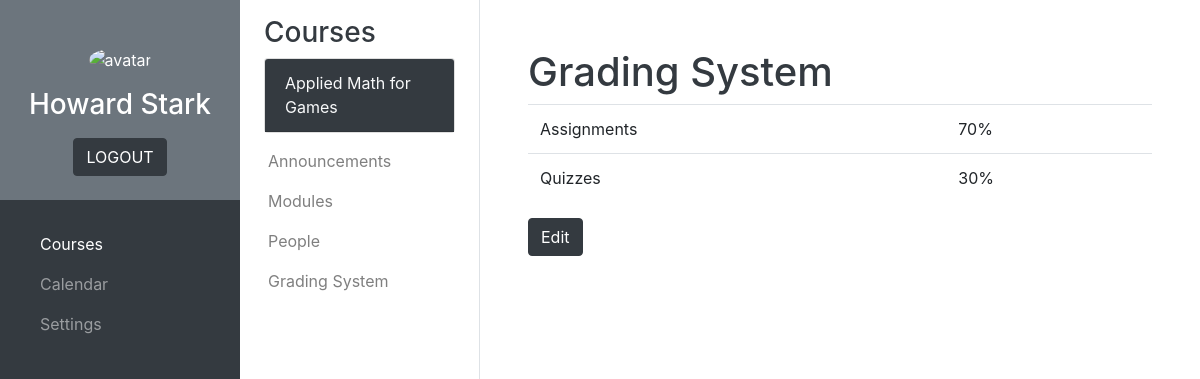
Page /courses/teacher/teacher_grading_system.php?course=3 (signed in) on the committed database.
### tables this page shows
CREATE TABLE `courses` (
  `Course_number` int(11) NOT NULL,
  `Course_name` varchar(50) NOT NULL
);

CREATE TABLE `grading_system_main` (
  `Course_number` int(11) NOT NULL,
  `Assignments_percentage` int(11) NOT NULL,
  `Quizzes_percentage` int(11) NOT NULL
);

### php_scripts/connect.php (called while the page is built, shortened)
<?php
    $servername = "localhost";
    $username = "root";
    $password = "";
    $db = "school_management_db";
    $conn = new mysqli($servername, $username, $password, $db);
    function sql($comm) {
        global $conn;
        $result = $conn->query($comm);
        return $result;
    }
?>

### courses/teacher/teacher_grading_system.php (the view, shortened to what this page needs)
<?php
    include('../../php_scripts/connect.php');
?>
<!DOCTYPE html>
<html lang="en">
    <head>
        <link rel="stylesheet" href="https://cdn.jsdelivr.net/npm/bootstrap@4.6.1/dist/css/bootstrap.min.css">
        <link rel="stylesheet" href="../../css/styles.css">
    </head>
    <body>
        <?php include('../courses_main_sidebar.php'); ?>
        <?php include('../courses_sub_sidebar_teacher.php'); ?>
        <main>
            <div id="grading-system" class="container-fluid p-5">
                <h1 class="text-dark">Grading System</h1>
                <div id="content">
                    <?php
                        $course_number = $_GET["course"];
                        if ($course_number != null) {
                            $course = sql("SELECT * FROM grading_system_main WHERE Course_number = $course_number");
                            if ($course->num_rows == 1) {
                                $row = $course->fetch_assoc();
                            }
                        }
                    ?>
                    <table class="table">
                        <tbody>
                            <tr>
                                <td>Assignments</td>
                                <td><?php if ($course_number != null) { echo $row["Assignments_percentage"]; } ?>%</td>
                            </tr>
                            <tr>
                                <td>Quizzes</td>
                                <td><?php if ($course_number != null) { echo $row["Quizzes_percentage"]; } ?>%</td>
                            </tr>
                        </tbody>
                    </table>
                    <button type="button" class="btn btn-dark" data-toggle="modal" data-target="#edit-grading-system-modal">Edit</button>
                </div>
            </div>
        </main>
    </body>
</html>

### courses/courses_sub_sidebar_teacher.php (shortened to what this page needs)
<?php
    if (!isset($_GET['course'])) {
        $courses_sb_selected_number = null;
        $courses_sb_selected_name = "No Course Selected";
    }
    else {
        $courses_sb_selected_number = $_GET['course'];
        $result = sql("SELECT Course_name FROM courses WHERE Course_number = $courses_sb_selected_number");
        if ($result->num_rows == 1) {
            $row = $result->fetch_assoc();
            $courses_sb_selected_name = $row["Course_name"];
        }
    }
?>
<div class="bg-white border-right sub-sidebar">
    <div class="container pt-3 px-4">
        <h3 class="text-dark">Courses</h3>
        <div class="card">
            <div class="card-header bg-dark">
                <a class="card-link text-light" data-toggle="collapse" href="#courseDropdownMenu"><?php echo $courses_sb_selected_name?></a>
            </div>
        </div>
    </div>
    <div class="px-1 pb-1">
        <nav class="navbar navbar-expand-lg navbar-light">
            <ul class="navbar-nav flex-column">
                <li class="nav-item"><a href="teacher_announcements.php?course=<?php echo $courses_sb_selected_number?>" class="nav-link<?php if ($courses_sb_selected_number == null) { echo " disabled"; }?>">Announcements</a></li>
                <li class="nav-item"><a href="teacher_modules.php?course=<?php echo $courses_sb_selected_number?>" class="nav-link<?php if ($courses_sb_selected_number == null) { echo " disabled"; }?>">Modules</a></li>
                <li class="nav-item"><a href="teacher_people.php?course=<?php echo $courses_sb_selected_number?>" class="nav-link<?php if ($courses_sb_selected_number == null) { echo " disabled"; }?>">People</a></li>
                <li class="nav-item"><a href="teacher_grading_system.php?course=<?php echo $courses_sb_selected_number?>" class="nav-link<?php if ($courses_sb_selected_number == null) { echo " disabled"; }?>">Grading System</a></li>
            </ul>
        </nav>
    </div>
</div>

### css/styles.css (style rules this page uses)
.sub-sidebar { position: fixed; top: 0; left: 240px; width: 240px; height: 100vh; }
main { margin-left: 480px; }

### rows in the picture
courses: Course_name "Applied Math for Games"
grading_system_main: Assignments_percentage "70", Quizzes_percentage "30"

### other values in the picture
$_SESSION['first_name'] "Howard"
$_SESSION['family_name'] "Stark"
